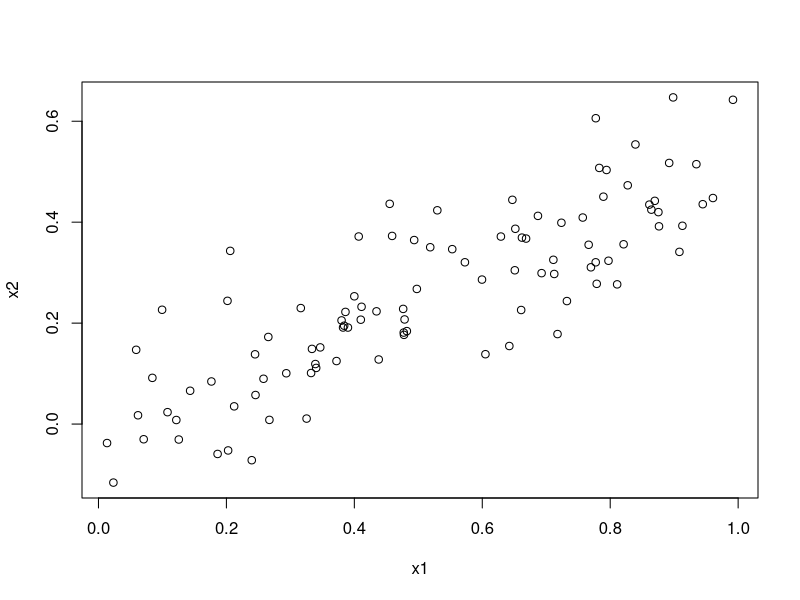
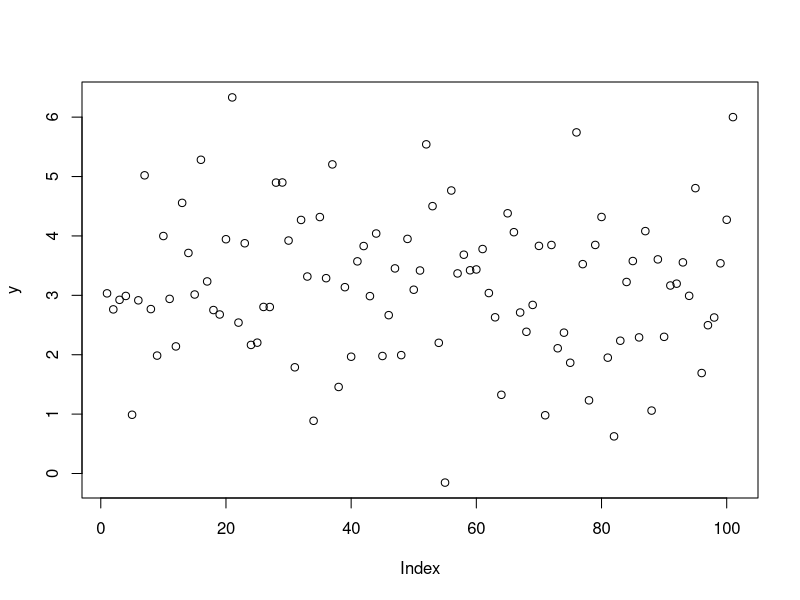
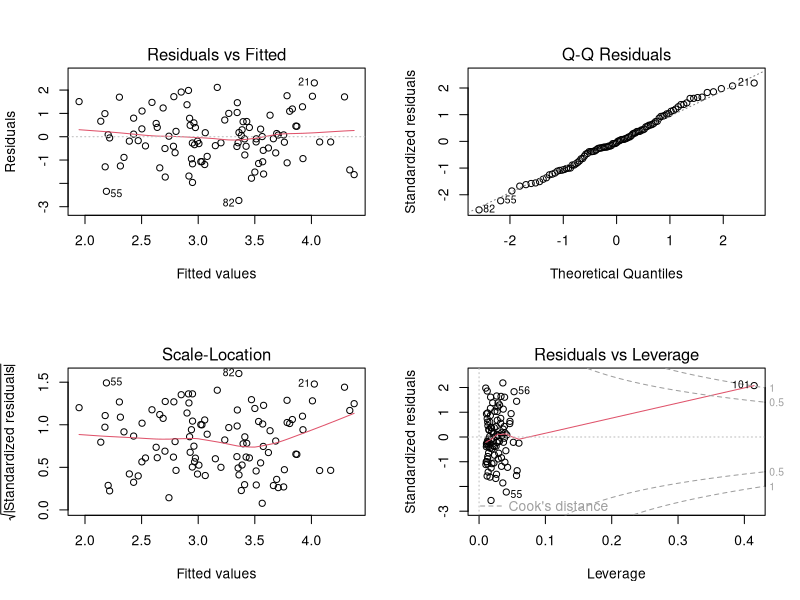

Generate these figures, in order, with R:

rm(list=ls())
set.seed(1)

x1 <- runif(100)
x2 <- 0.5*x1+rnorm(100)/10
y <- 2+2*x1+0.3*x2+rnorm(100) 

# a. 
# y_i = b_0 + b_1*x_1 + b_2*x_2 + epsilon_i
# b_0=2, b_1=2, b_2=0.3

# b.
cor(x1,x2)
# Correlation is 0.835
cor.test(x1,x2,method="spearman")
plot(x1,x2)
# Scatterplot shows moderate/strong positive linear relationship
# between the two variables.

# c.
m1 <- lm(y~x1+x2)
summary(m1)
# b_0_hat=2.13 slightly larger than actual 2
# b_1_hat=1.44 noticeably smaller than actual value of 2
# b_2_hat=1.01 much larger than actual value of 0.3
# At 5% level, yes can reject null that b_1=0 (p-value = 0.0487)
# At 5% level, no can not reject the null hypothesis that b_2=0

# d.
m2 <- lm(y~x1)
summary(m2)
# Can reject null of b_1=0 even at 1% level, since p-val=2.66*10^-6

# e.
m3 <- lm(y~x2)
summary(m3)
# Can reject null of b_2=0 even at 1% level, since p-val=1.37*10^-5

# f.
# No, results do not contradict each other.  While each x1 and x2 is 
# marginally stat sig, because there is material dependency between the
# two variables, x2 becomes not stat sig when the two are included,
# since estimating the two precisely becomes more difficult when
# the two correlated variables are included together.

# g.
x1 <- c(x1, 0.1)
x2 <- c(x2, 0.8)
y  <- c(y,6)
# Yes, this is a high leverage point, since it is both the highest value of x2
# as well as unusualy that such a low value of x1 would correspond to 
# a high value of x2.
plot(y)
zscore <- (6-mean(y))/sd(y)
# No, using a threshold of 3 std dev, since this y value is only 2.36 sd
# above its mean, it is not an outlier.
m1 <- lm(y~x1+x2)
summary(m1)
# This makes x2 stat sig and x1 not stat sig now.  
m2 <- lm(y~x1)
summary(m2)
# Yet x1 is marginally very stat sig.
m3 <- lm(y~x2)
summary(m3)
# And x2 is also very marginally stat sig.
# I think the point here is that since x1 and x2 were both stat sig yet
# highly correlated, the estimates are imprecise and volatile.  Thus,
# the model guessed that x1 was stat sig and x2 was not, yet even a 
# small perturbation shifted the estimates so that now x2 looked stat sig
# and x1 did not.  This also shows how high leverage points can affect
# the solution.
par(mfrow=c(2,2))
plot(m1)
